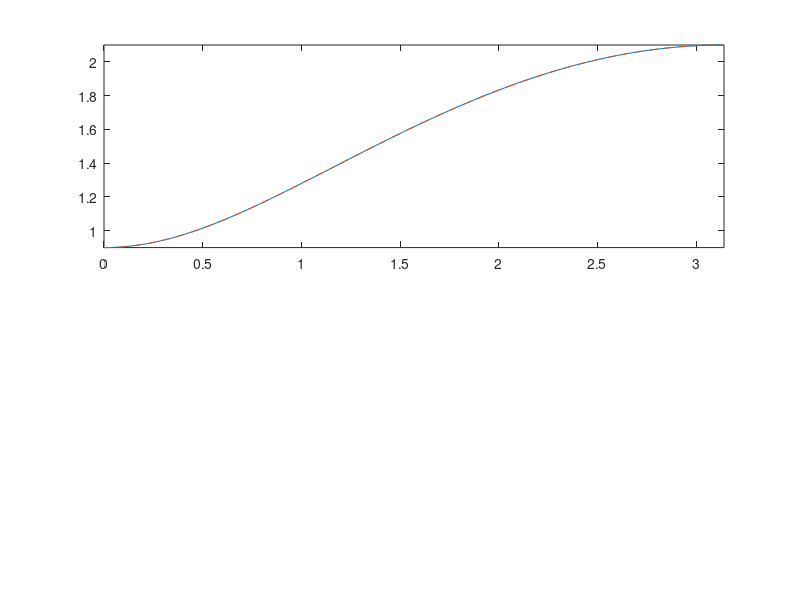

Here is the MATLAB script that generated this plot: (Note: this script raises an error after producing the figure.)
omega = linspace(0,pi);
ejw = exp(-j*omega);

G1 = 1.5*(1-0.4*ejw); 
mag1 = abs(G1); angle1 = (angle(G1))*180/pi;
G2 = -0.6*(1-2.5*ejw);
mag2 = abs(G2); angle2 = (angle(G2))*180/pi;

subplot(2,1,1)
plot(omega,mag1,omega,mag2,'--')
axis tight, label('',18,' ','Magnitude',18)
subplot(2,1,2) 
plot(omega,angle1,omega,angle2,'--')
axis tight, label('',18,'w (rad/s)','Phase',18)
